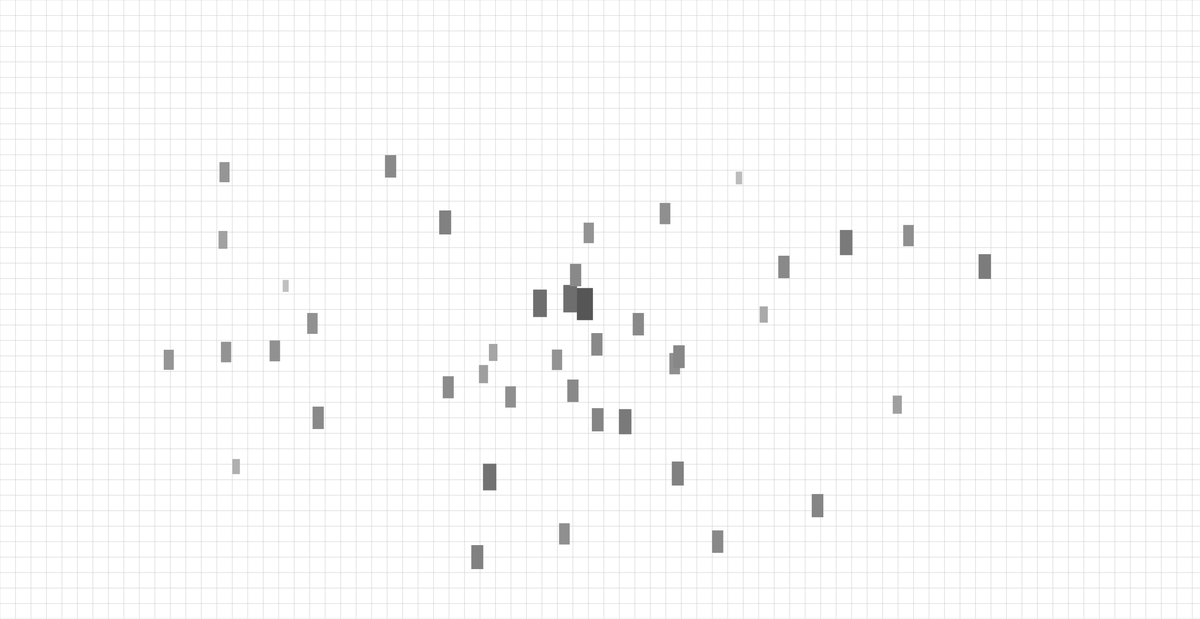
Frame 1 (no input)
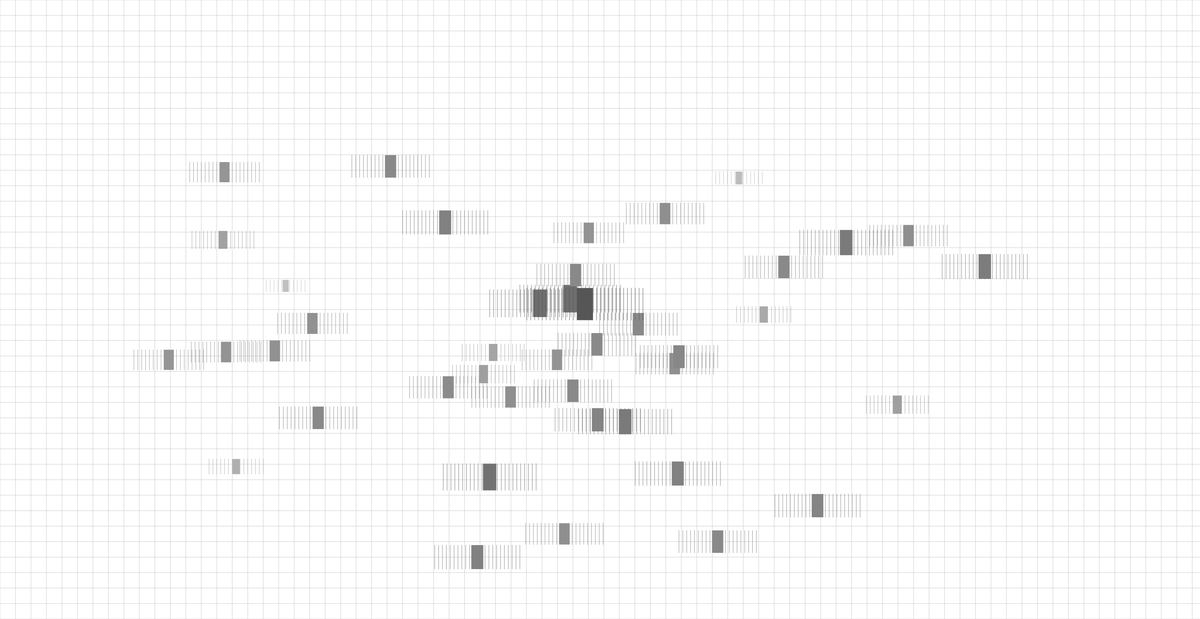
Frame 60 (no input)
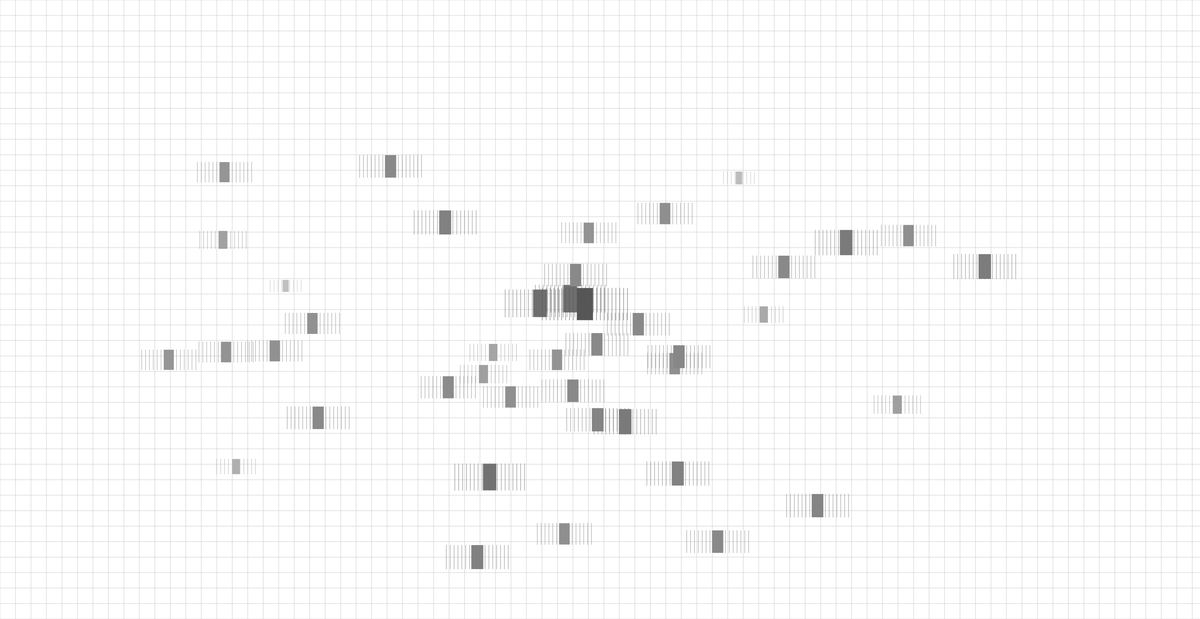
Frame 120 (the mouse pressed at the canvas centre since frame 60)

The p5.js sketch that drew these frames (run headless with seeded random() and noise() and a simulated clock; from frame 60 on, the mouse is pressed at the canvas centre):

// p5.js sketch
// ── sketch.js
let points = [
  { x: 1473, y: 772, r: 71 }, // Barnsbury
  { x: 1274, y: 911, r: 44 }, // Bayswater
  { x: 1649, y: 838, r: 58 }, // Bethnal Green
  { x: 1854, y: 1400, r: 58 }, // Bromley
  { x: 1544, y: 1085, r: 60 }, // Camberwell
  { x: 1395, y: 784, r: 71 }, // Camden Town
  { x: 1743, y: 940, r: 55 }, // Canary Wharf
  { x: 1751, y: 1224, r: 62 }, // Catford
  { x: 2186, y: 627, r: 65 }, // Chadwell Heath
  { x: 1319, y: 1026, r: 55 }, // Chelsea
  { x: 1542, y: 890, r: 58 }, // City of London
  { x: 1265, y: 1233, r: 69 }, // Earlsfield
  { x: 1973, y: 813, r: 42 }, // East Ham
  { x: 1009, y: 430, r: 58 }, // Edgware
  { x: 2318, y: 1046, r: 47 }, // Erith
  { x: 610, y: 1206, r: 39 }, // Feltham
  { x: 807, y: 836, r: 54 }, // Greenford
  { x: 1158, y: 1001, r: 57 }, // Hammersmith
  { x: 1521, y: 602, r: 53 }, // Harringay
  { x: 584, y: 910, r: 53 }, // Hayes
  { x: 1150, y: 575, r: 62 }, // Hendon
  { x: 1487, y: 711, r: 58 }, // Holloway
  { x: 2025, y: 690, r: 58 }, // Ilford
  { x: 822, y: 1080, r: 58 }, // Isleworth
  { x: 1511, y: 786, r: 83 }, // Islington
  { x: 1249, y: 967, r: 47 }, // Kensington
  { x: 1480, y: 1010, r: 58 }, // Lambeth
  { x: 1439, y: 930, r: 53 }, // London
  { x: 1233, y: 1440, r: 62 }, // Morden
  { x: 1458, y: 1380, r: 55 }, // Norbury
  { x: 738, y: 739, r: 31 }, // Northolt
  { x: 580, y: 445, r: 52 }, // Northwood
  { x: 1615, y: 1090, r: 65 }, // Peckham
  { x: 1754, y: 922, r: 59 }, // Poplar
  { x: 2347, y: 609, r: 55 }, // Romford
  { x: 576, y: 620, r: 46 }, // Ruislip
  { x: 2112, y: 1307, r: 60 }, // Sidcup
  { x: 710, y: 907, r: 54 }, // Southall
  { x: 2544, y: 689, r: 64 }, // Upminster
  { x: 1718, y: 552, r: 55 }, // Walthamstow
  { x: 436, y: 930, r: 52 }, // West Drayton
  { x: 1909, y: 460, r: 33 }  // Woodford Green
];

let time = 0; // Variable to track time for animation
let gridSize = 40; // For grid lines

function setup() {
  createCanvas(3100, 1600);
  background(222); // Light gray background
  noFill();
}

function draw() {
  background(255); // Clear canvas for each frame
  drawGrid();

  for (let point of points) {
    let { x, y, r } = point;

    // Map radius to greyscale value
    let colorValue = map(r, 0, 125, 255, 0); // Larger r = darker color
    noStroke();
    fill(colorValue);

    // Draw rectangle at the center with gradient fill
    rectMode(CENTER);
    rect(x, y, r / 2, r);

    // Ripple effect around the rectangle
    let maxRippleDistance = r * 2; // Maximum ripple distance
    let rippleOffset = abs(sin(time)) * maxRippleDistance; // Ripple starts small and expands outward
    let d = 0; // Initial ripple distance

    // Set the ripple color to match the rectangle's color
    stroke(colorValue);
    noFill();

    while (d < rippleOffset) {
      if (x - d > 0) line(x - d, y - r / 2, x - d, y + r / 2); // Left ripple
      if (x + d < width) line(x + d, y - r / 2, x + d, y + r / 2); // Right ripple
      d += 10; // Increment ripple spacing
    }
  }

  time += 0.02; // Increment time for animation
}

function drawGrid() {
  let cols = floor(width / gridSize);
  let rows = floor(height / gridSize);

  // Draw grid lines
  stroke(200); // Light gray grid lines
  for (let i = 0; i <= cols; i++) {
    line(i * gridSize, 0, i * gridSize, height);
  }
  for (let j = 0; j <= rows; j++) {
    line(0, j * gridSize, width, j * gridSize);
  }
}
